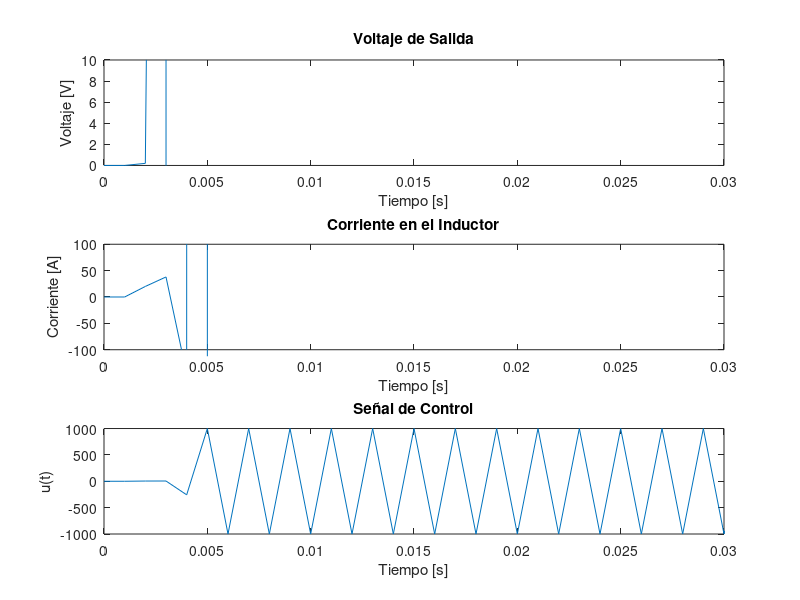
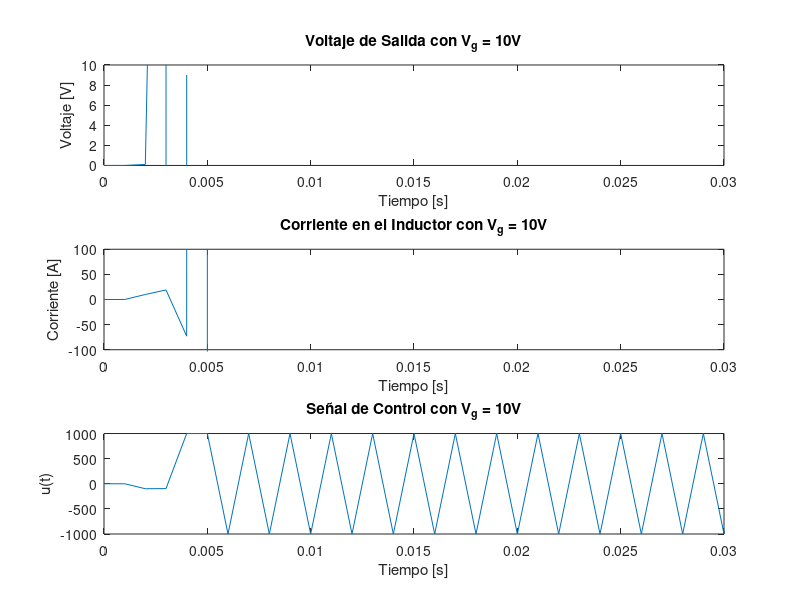
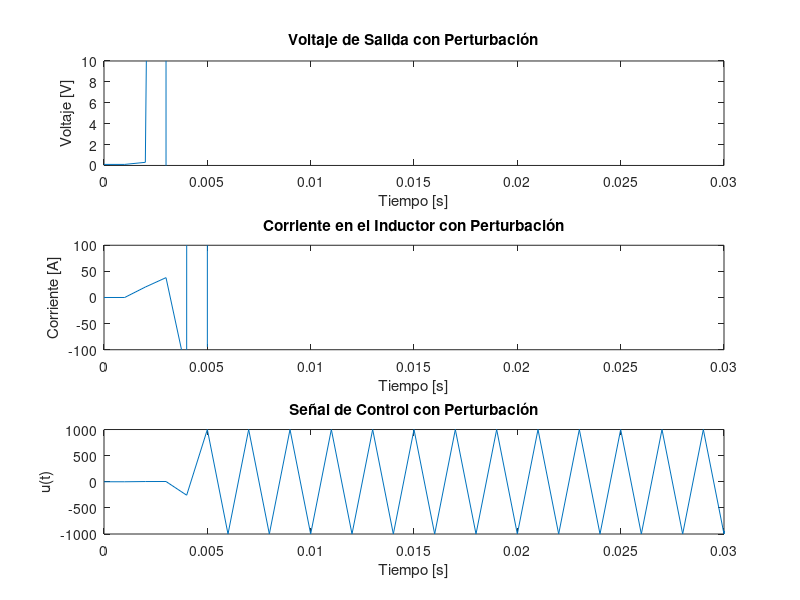

Here is the MATLAB script that generated these plots, in order:
% Parámetros del convertidor Buck no ideal
V_g = 20; % Voltaje de entrada [V]
C = 0.1e-3; % Capacitancia [F]
L = 1e-3; % Inductancia [H]
R_C = 0.01; % Resistencia interna del capacitor [Ohm]
R_L = 0.1; % Resistencia interna del inductor [Ohm]
R_Load = 10; % Resistencia de carga [Ohm]

% Parámetros del controlador PID
k_P = 0.8; % Ganancia proporcional inicial
k_I = 0.4; % Ganancia integral inicial
k_D = 0.1; % Ganancia derivativa inicial

% Parámetros de la red neuronal
gamma = 0.0001; % Reducir la tasa de aprendizaje para estabilidad
delta_1 = 0.5; % Parámetro del Lyapunov
delta_2 = 0.5; % Parámetro del Lyapunov

% Límites para las señales de control
u_min = -1000;
u_max = 1000;

% Límites para los pesos de la red neuronal
w_min = -10;
w_max = 10;

% Simulación
T = 0.001; % Reducir el paso de tiempo para mayor precisión
t_final = 3; % Tiempo final de la simulación
t = 0:T:t_final; % Vector de tiempo

% Variables de estado
i_L = zeros(size(t));
v_c = zeros(size(t));
v_out = zeros(size(t));
e = zeros(size(t)); % Error
u = zeros(size(t)); % Señal de control
w_k = [k_P; k_I; k_D]; % Pesos de la red neuronal

% Entrada deseada
v_ref = 3.3; % Voltaje de referencia [V]

% Simulación
for k = 3:length(t)
    % Error
    e(k) = v_ref - v_out(k-1);

    % Control PID incremental
    delta_u = w_k(1)*(e(k) - e(k-1)) + w_k(2)*e(k) + w_k(3)*(e(k) - 2*e(k-1) + e(k-2));
    u(k) = min(max(u(k-1) + delta_u, u_min), u_max); % Limitar señal de control

    % Actualización de la red neuronal
    y_k = u(k);
    d_k = v_ref;
    
    % Regla delta para actualizar los pesos
    for i = 1:length(w_k)
        w_k(i) = min(max(w_k(i) + gamma * (d_k - y_k) * y_k, w_min), w_max); % Actualización de pesos con límites
    end
    
    % Actualización del Lyapunov
    Psi_k = 2*delta_1*delta_2*(e(k) + delta_u) + 2*delta_2*w_k(i);
    Phi_k = delta_1*(2*e(k) + delta_u) + 2*delta_1*delta_2*w_k(i);
    w_k = min(max(w_k - gamma/delta_2 * (Psi_k - Phi_k * y_k), w_min), w_max); % Actualización de Lyapunov con límites
    
    % Actualización de las ganancias PID
    k_P = w_k(1);
    k_I = w_k(2);
    k_D = w_k(3);

    % Dinámica del convertidor Buck
    di_L = (V_g - v_c(k-1) - R_L*i_L(k-1))/L;
    dv_c = (i_L(k-1) - v_c(k-1)/R_Load - v_c(k-1)/R_C)/C;

    % Integración
    i_L(k) = i_L(k-1) + T*di_L;
    v_c(k) = v_c(k-1) + T*dv_c;

    % Salida del convertidor
    v_out(k) = v_c(k) + R_C*(i_L(k) - v_c(k)/R_Load);
end

% Gráficas de resultados
figure;
subplot(3,1,1);
plot(t, v_out);
title('Voltaje de Salida');
xlabel('Tiempo [s]');
ylabel('Voltaje [V]');
xlim([0 0.03]); % Limitar eje X
ylim([0, 10]); % Limitar eje Y para visualizar mejor

subplot(3,1,2);
plot(t, i_L);
title('Corriente en el Inductor');
xlabel('Tiempo [s]');
ylabel('Corriente [A]');
xlim([0 0.03]); % Limitar eje X
ylim([-100, 100]); % Limitar eje Y para visualizar mejor

subplot(3,1,3);
plot(t, u);
title('Señal de Control');
xlabel('Tiempo [s]');
ylabel('u(t)');
xlim([0 0.03]); % Limitar eje X
ylim([u_min, u_max]); % Limitar eje Y

% Gráfica del error
figure;
plot(t, e);
title('Error de Seguimiento');
xlabel('Tiempo [s]');
ylabel('Error [V]');
xlim([0 0.03]); % Limitar eje X

% Simulación bajo variaciones de voltaje de entrada
V_g_var = 10; % Voltaje de entrada variado [V]
i_L_var = zeros(size(t));
v_c_var = zeros(size(t));
v_out_var = zeros(size(t));
e_var = zeros(size(t)); % Error
u_var = zeros(size(t)); % Señal de control
w_k_var = [k_P; k_I; k_D]; % Pesos de la red neuronal

for k = 3:length(t)
    % Error
    e_var(k) = v_ref - v_out_var(k-1);

    % Control PID incremental
    delta_u = w_k_var(1)*(e_var(k) - e_var(k-1)) + w_k_var(2)*e_var(k) + w_k_var(3)*(e_var(k) - 2*e_var(k-1) + e_var(k-2));
    u_var(k) = min(max(u_var(k-1) + delta_u, u_min), u_max); % Limitar señal de control

    % Actualización de la red neuronal
    y_k = u_var(k);
    d_k = v_ref;
    
    % Regla delta para actualizar los pesos
    for i = 1:length(w_k_var)
        w_k_var(i) = min(max(w_k_var(i) + gamma * (d_k - y_k) * y_k, w_min), w_max); % Actualización de pesos con límites
    end
    
    % Actualización del Lyapunov
    Psi_k = 2*delta_1*delta_2*(e_var(k) + delta_u) + 2*delta_2*w_k_var(i);
    Phi_k = delta_1*(2*e_var(k) + delta_u) + 2*delta_1*delta_2*w_k_var(i);
    w_k_var = min(max(w_k_var - gamma/delta_2 * (Psi_k - Phi_k * y_k), w_min), w_max); % Actualización de Lyapunov con límites
    
    % Actualización de las ganancias PID
    k_P = w_k_var(1);
    k_I = w_k_var(2);
    k_D = w_k_var(3);

    % Dinámica del convertidor Buck
    di_L = (V_g_var - v_c_var(k-1) - R_L*i_L_var(k-1))/L;
    dv_c = (i_L_var(k-1) - v_c_var(k-1)/R_Load - v_c_var(k-1)/R_C)/C;

    % Integración
    i_L_var(k) = i_L_var(k-1) + T*di_L;
    v_c_var(k) = v_c_var(k-1) + T*dv_c;

    % Salida del convertidor
    v_out_var(k) = v_c_var(k) + R_C*(i_L_var(k) - v_c_var(k)/R_Load);
end

% Gráficas de resultados bajo variaciones de voltaje de entrada
figure;
subplot(3,1,1);
plot(t, v_out_var);
title('Voltaje de Salida con V_g = 10V');
xlabel('Tiempo [s]');
ylabel('Voltaje [V]');
xlim([0 0.03]); % Limitar eje X
ylim([0, 10]); % Limitar eje Y para visualizar mejor

subplot(3,1,2);
plot(t, i_L_var);
title('Corriente en el Inductor con V_g = 10V');
xlabel('Tiempo [s]');
ylabel('Corriente [A]');
xlim([0 0.03]); % Limitar eje X
ylim([-100, 100]); % Limitar eje Y para visualizar mejor

subplot(3,1,3);
plot(t, u_var);
title('Señal de Control con V_g = 10V');
xlabel('Tiempo [s]');
ylabel('u(t)');
xlim([0 0.03]); % Limitar eje X
ylim([u_min, u_max]); % Limitar eje Y

% Gráfica del error bajo variaciones de voltaje de entrada
figure;
plot(t, e_var);
title('Error de Seguimiento con V_g = 10V');
xlabel('Tiempo [s]');
ylabel('Error [V]');
xlim([0 0.03]); % Limitar eje X

% Simulación con perturbación en la entrada
perturb = 0.1; % Perturbación en voltaje [V]
v_out_perturb = v_out + perturb;

% Gráficas de resultados con perturbación
figure;
subplot(3,1,1);
plot(t, v_out_perturb);
title('Voltaje de Salida con Perturbación');
xlabel('Tiempo [s]');
ylabel('Voltaje [V]');
xlim([0 0.03]); % Limitar eje X
ylim([0, 10]); % Limitar eje Y para visualizar mejor

subplot(3,1,2);
plot(t, i_L);
title('Corriente en el Inductor con Perturbación');
xlabel('Tiempo [s]');
ylabel('Corriente [A]');
xlim([0 0.03]); % Limitar eje X
ylim([-100, 100]); % Limitar eje Y para visualizar mejor

subplot(3,1,3);
plot(t, u);
title('Señal de Control con Perturbación');
xlabel('Tiempo [s]');
ylabel('u(t)');
xlim([0 0.03]); % Limitar eje X
ylim([u_min, u_max]); % Limitar eje Y

% Gráfica del error con perturbación
figure;
plot(t, v_out_perturb - v_ref);
title('Error de Seguimiento con Perturbación');
xlabel('Tiempo [s]');
ylabel('Error [V]');
xlim([0 0.03]); % Limitar eje X
